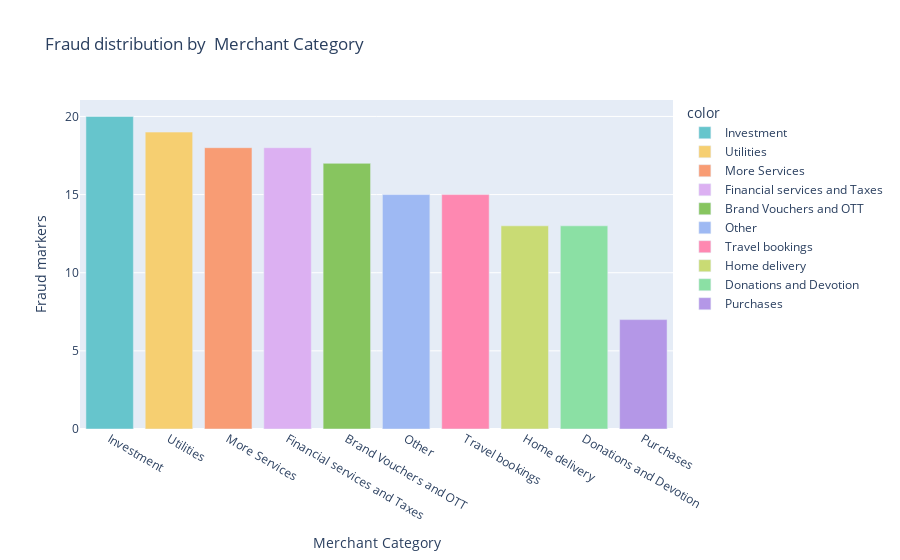

Write notebook code for a chart like this one.
### Code cell
#plot 3: Fraud distribution by merchant category
fig = px.bar(x=fraud['Merchant_Category'].value_counts().index,
             y= fraud['Merchant_Category'].value_counts().values,
             color=fraud['Merchant_Category'].value_counts().index,
             title = "Fraud distribution by  Merchant Category",
             labels = {'x': ' Merchant Category', 'y': 'Fraud markers'},
             color_discrete_sequence= px.colors.qualitative.Pastel)
fig.update_layout(xaxis={'categoryorder': 'total descending'})
fig.show()

### Figure 1 — Plotly figure (JSON) as saved in the notebook; plotly's stock layout.template omitted (floating-point values rounded to 4 significant figures)
{"data": [{"alignmentgroup": "True", "hovertemplate": "color=Investment<br> Merchant Category=%{x}<br>Fraud markers=%{y}<extra></extra>", "legendgroup": "Investment", "marker": {"color": "rgb(102, 197, 204)", "pattern": {"shape": ""}}, "name": "Investment", "offsetgroup": "Investment", "orientation": "v", "showlegend": true, "textposition": "auto", "type": "bar", "x": ["Investment"], "xaxis": "x", "y": [20], "yaxis": "y"}, {"alignmentgroup": "True", "hovertemplate": "color=Utilities<br> Merchant Category=%{x}<br>Fraud markers=%{y}<extra></extra>", "legendgroup": "Utilities", "marker": {"color": "rgb(246, 207, 113)", "pattern": {"shape": ""}}, "name": "Utilities", "offsetgroup": "Utilities", "orientation": "v", "showlegend": true, "textposition": "auto", "type": "bar", "x": ["Utilities"], "xaxis": "x", "y": [19], "yaxis": "y"}, {"alignmentgroup": "True", "hovertemplate": "color=More Services<br> Merchant Category=%{x}<br>Fraud markers=%{y}<extra></extra>", "legendgroup": "More Services", "marker": {"color": "rgb(248, 156, 116)", "pattern": {"shape": ""}}, "name": "More Services", "offsetgroup": "More Services", "orientation": "v", "showlegend": true, "textposition": "auto", "type": "bar", "x": ["More Services"], "xaxis": "x", "y": [18], "yaxis": "y"}, {"alignmentgroup": "True", "hovertemplate": "color=Financial services and Taxes<br> Merchant Category=%{x}<br>Fraud markers=%{y}<extra></extra>", "legendgroup": "Financial services and Taxes", "marker": {"color": "rgb(220, 176, 242)", "pattern": {"shape": ""}}, "name": "Financial services and Taxes", "offsetgroup": "Financial services and Taxes", "orientation": "v", "showlegend": true, "textposition": "auto", "type": "bar", "x": ["Financial services and Taxes"], "xaxis": "x", "y": [18], "yaxis": "y"}, {"alignmentgroup": "True", "hovertemplate": "color=Brand Vouchers and OTT<br> Merchant Category=%{x}<br>Fraud markers=%{y}<extra></extra>", "legendgroup": "Brand Vouchers and OTT", "marker": {"color": "rgb(135, 197, 95)", "pattern": {"shape": ""}}, "name": "Brand Vouchers and OTT", "offsetgroup": "Brand Vouchers and OTT", "orientation": "v", "showlegend": true, "textposition": "auto", "type": "bar", "x": ["Brand Vouchers and OTT"], "xaxis": "x", "y": [17], "yaxis": "y"}, {"alignmentgroup": "True", "hovertemplate": "color=Other<br> Merchant Category=%{x}<br>Fraud markers=%{y}<extra></extra>", "legendgroup": "Other", "marker": {"color": "rgb(158, 185, 243)", "pattern": {"shape": ""}}, "name": "Other", "offsetgroup": "Other", "orientation": "v", "showlegend": true, "textposition": "auto", "type": "bar", "x": ["Other"], "xaxis": "x", "y": [15], "yaxis": "y"}, {"alignmentgroup": "True", "hovertemplate": "color=Travel bookings<br> Merchant Category=%{x}<br>Fraud markers=%{y}<extra></extra>", "legendgroup": "Travel bookings", "marker": {"color": "rgb(254, 136, 177)", "pattern": {"shape": ""}}, "name": "Travel bookings", "offsetgroup": "Travel bookings", "orientation": "v", "showlegend": true, "textposition": "auto", "type": "bar", "x": ["Travel bookings"], "xaxis": "x", "y": [15], "yaxis": "y"}, {"alignmentgroup": "True", "hovertemplate": "color=Home delivery<br> Merchant Category=%{x}<br>Fraud markers=%{y}<extra></extra>", "legendgroup": "Home delivery", "marker": {"color": "rgb(201, 219, 116)", "pattern": {"shape": ""}}, "name": "Home delivery", "offsetgroup": "Home delivery", "orientation": "v", "showlegend": true, "textposition": "auto", "type": "bar", "x": ["Home delivery"], "xaxis": "x", "y": [13], "yaxis": "y"}, {"alignmentgroup": "True", "hovertemplate": "color=Donations and Devotion<br> Merchant Category=%{x}<br>Fraud markers=%{y}<extra></extra>", "legendgroup": "Donations and Devotion", "marker": {"color": "rgb(139, 224, 164)", "pattern": {"shape": ""}}, "name": "Donations and Devotion", "offsetgroup": "Donations and Devotion", "orientation": "v", "showlegend": true, "textposition": "auto", "type": "bar", "x": ["Donations and Devotion"], "xaxis": "x", "y": [13], "yaxis": "y"}, {"alignmentgroup": "True", "hovertemplate": "color=Purchases<br> Merchant Category=%{x}<br>Fraud markers=%{y}<extra></extra>", "legendgroup": "Purchases", "marker": {"color": "rgb(180, 151, 231)", "pattern": {"shape": ""}}, "name": "Purchases", "offsetgroup": "Purchases", "orientation": "v", "showlegend": true, "textposition": "auto", "type": "bar", "x": ["Purchases"], "xaxis": "x", "y": [7], "yaxis": "y"}], "layout": {"barmode": "relative", "legend": {"title": {"text": "color"}, "tracegroupgap": 0}, "title": {"text": "Fraud distribution by  Merchant Category"}, "xaxis": {"anchor": "y", "categoryorder": "total descending", "domain": [0, 1], "title": {"text": " Merchant Category"}}, "yaxis": {"anchor": "x", "domain": [0, 1], "title": {"text": "Fraud markers"}}}}
